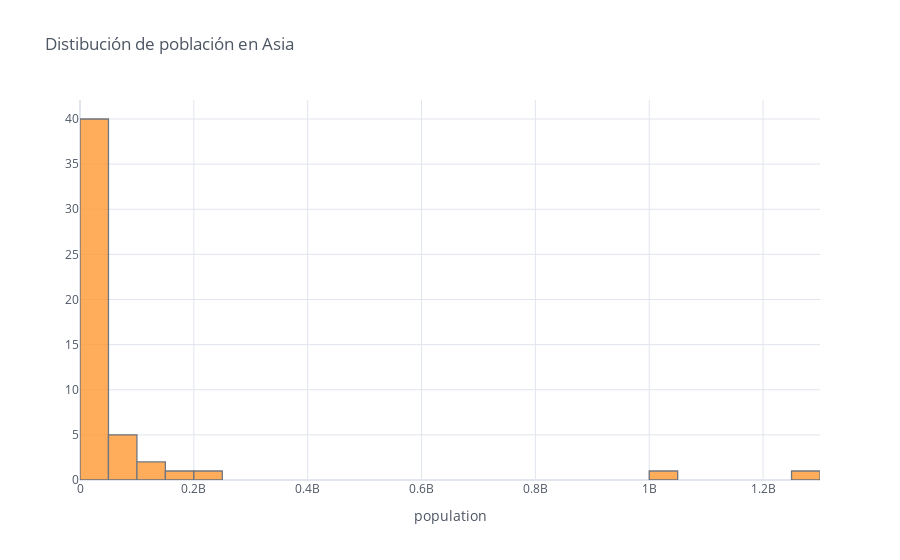

Here is the notebook cell this chart was saved with:
### Code cell
#Histplot o Histograma

Data1[['Asia']].iplot(kind='hist',xTitle='population', 
                               title='Distibución de población en Asia')

### Figure 1 — Plotly figure (JSON) as saved in the notebook; plotly's stock layout.template omitted (floating-point values rounded to 4 significant figures; data arrays with more than 128 entries replaced by an {"elided": "..."} marker saying what was removed)
{"data": [{"histfunc": "count", "histnorm": "", "marker": {"color": "rgba(255, 153, 51, 1.0)", "line": {"color": "#4D5663", "width": 1.3}}, "name": "Asia", "opacity": 0.8, "orientation": "v", "type": "histogram", "x": {"elided": "239 int values"}}], "layout": {"barmode": "overlay", "legend": {"bgcolor": "#FFFFFF", "font": {"color": "#4D5663"}}, "paper_bgcolor": "#FFFFFF", "plot_bgcolor": "#FFFFFF", "title": {"font": {"color": "#4D5663"}, "text": "Distibución de población en Asia"}, "xaxis": {"gridcolor": "#E1E5ED", "showgrid": true, "tickfont": {"color": "#4D5663"}, "title": {"font": {"color": "#4D5663"}, "text": "population"}, "zerolinecolor": "#E1E5ED"}, "yaxis": {"gridcolor": "#E1E5ED", "showgrid": true, "tickfont": {"color": "#4D5663"}, "title": {"font": {"color": "#4D5663"}, "text": ""}, "zerolinecolor": "#E1E5ED"}}}
